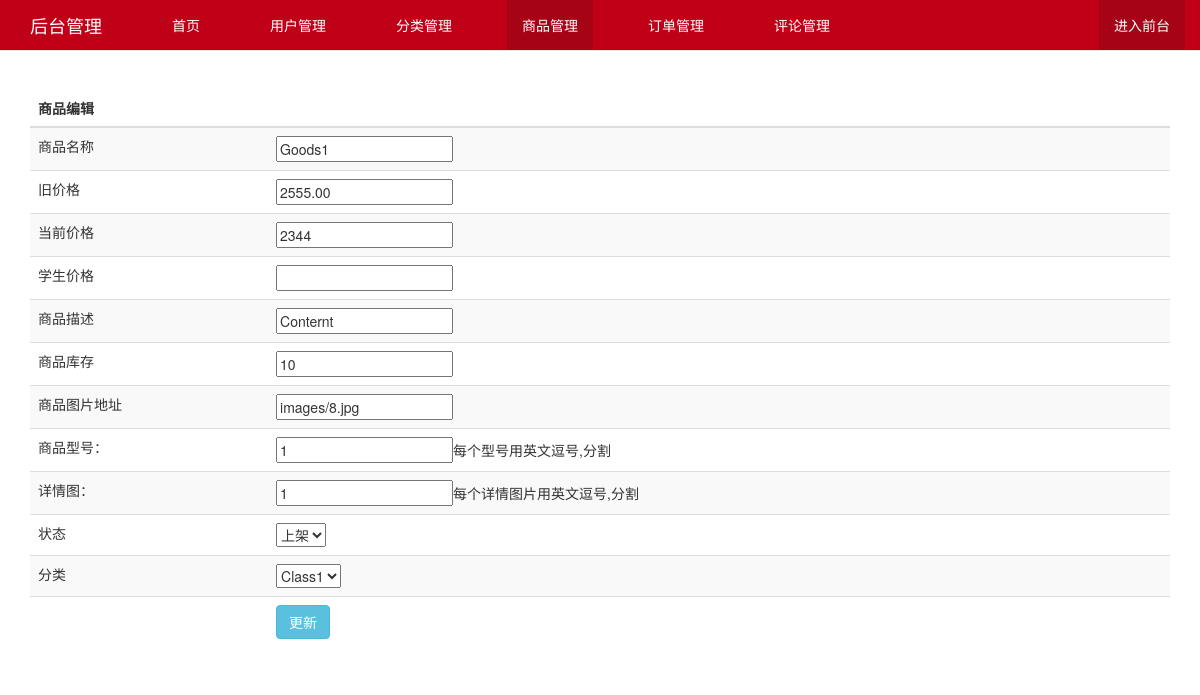
Page /CODE/admin/editgoods.php?gid=29 on the committed database.
### tables this page shows
CREATE TABLE `goods` (
  `id` int(11) NOT NULL AUTO_INCREMENT,
  `goods_name` varchar(255) NOT NULL,
  `price` float NOT NULL,
  `description` text,
  `old_price` float(11,2) DEFAULT '0.00',
  `picture` varchar(255) DEFAULT NULL,
  `status` varchar(255) DEFAULT NULL,
  `cid` int(11) DEFAULT NULL,
  `created` varchar(255) DEFAULT NULL,
  `author` varchar(255) DEFAULT NULL,
  `image` varchar(255) DEFAULT NULL,
  `size` varchar(255) DEFAULT NULL,
  `num` varchar(255) DEFAULT NULL,
  PRIMARY KEY (`id`) USING BTREE
);

### CODE/admin/editgoods.php (the view, shortened to what this page needs)
<?php
include '../conn.php';
$goods_id = $_REQUEST['gid'];
$sql = "select * from goods where id = ".$goods_id;
$sqlg = "SELECT *  FROM class where pid !=0";
$resultg = $conn->query($sqlg);
?>
<!DOCTYPE html>
<html lang="zh">
  <head>
    <link href="./css/bootstrap.min.css" rel="stylesheet">
    <link href="./css/navbar-fixed-top.css" rel="stylesheet">
  </head>
  <body>
    <nav class="navbar navbar-default navbar-fixed-top">
      <div class="container">
        <div class="navbar-header">
          <a class="navbar-brand" href="#">后台管理</a>
        </div>
        <div id="navbar" class="navbar-collapse collapse">
          <ul class="nav navbar-nav">
            <li><a href="main.php">首页</a></li>
            <li><a href="userlist.php">用户管理</a></li>
            <li><a href="classlist.php">分类管理</a></li>
            <li class="active"><a href="goodslist.php">商品管理</a></li>
            <li><a href="orderlist.php">订单管理</a></li>
            <li><a href="comment.php">评论管理</a></li>
          </ul>
          <ul class="nav navbar-nav navbar-right">
            <li class="active"><a href="../index.php">进入前台 <span class="sr-only">(current)</span></a></li>
          </ul>
        </div>
      </div>
    </nav>
    <div class="container">
<br>
        <table class="table table-striped">
        <thead>
          <tr>
            <th colspan="2">商品编辑</th>
          </tr>
        </thead>
        <tbody>
          <form class="" action="doeditgoods.php?gid=<?php echo $goods_id?>" method="post">
          <?php
          $result = $conn->query($sql);
          if ($result->num_rows>0) {
            while ($row=$result->fetch_assoc()) {
        ?>
    <tr>
      <td>商品名称</td>
      <td><input type="text" name="goods_name" value="<?php echo $row['goods_name']?>"></td>
    </tr>
    <tr>
      <td>旧价格</td>
      <td><input type="text" name="old_price" value="<?php echo $row['old_price']?>"></td>
    </tr>
    <tr>
      <td>当前价格</td>
      <td><input type="text" name="price" value="<?php echo $row['price']?>"></td>
    </tr>
    <tr>
        <td>学生价格</td>
        <td><input type="text" name="stuprice" value="<?php echo $row['stuprice']?>"></td>
     </tr>
    <tr>
      <td>商品描述</td>
      <td><input type="text" name="desc" value="<?php echo $row['description']?>"></td>
    </tr>
     <tr>
      <td>商品库存</td>
      <td><input type="text" name="num" value="<?php echo $row['num']?>"></td>
    </tr>
    <tr>
      <td>商品图片地址</td>
      <td><input type="text" name="picture" value="<?php echo $row['picture']?>"></td>
    </tr>
     <tr>
      <td>商品型号：</td>
      <td><input type="text" name="size" value="<?php echo $row['size']?>">每个型号用英文逗号,分割</td>
    </tr>
     <tr>
      <td>详情图：</td>
      <td><input type="text" name="image" value="<?php echo $row['image']?>">每个详情图片用英文逗号,分割</td>
    </tr>
    <tr>
      <td>状态</td>
      <td><select name="status">
        <option value="1">上架</option>
      </select></td>
    </tr>
 <tr>
      <td>分类</td>
      <td><select name="cid">
        <?php
         if ($resultg->num_rows > 0) {
            while($rowg = $resultg->fetch_assoc()) {
              echo "<option value='{$rowg['id']}'>{$rowg['name']}</option>";
            }
          }
        ?>
      </select></td>
    </tr>
    <tr>
      <td></td>
      <td><input type="submit" class="btn btn-info" name="" value="更新"></td>
    </tr>
    <?php
  }
  }else{
  echo "不存在该商品！";
  }
     ?>
  </form>
    </tbody>
  </table>
    </div>
  </body>
</html>

### CODE/admin/css/navbar-fixed-top.css (style rules this page uses)
body { padding-top: 70px; }
.navbar-default { background-color: #bf0017; border-color: #e7e7e7; }
.navbar-default .navbar-brand { color: #fff; }
.navbar-default .navbar-nav>li>a { color: #fff; }
.navbar-default .navbar-nav>.active>a, .navbar-default .navbar-nav>.active>a:focus, .navbar-default .navbar-nav>.active>a:hover { background: #a70317; color: #fff; }

### rows in the picture
goods: goods_name "Goods1", old_price "2555.00", price "2344", desc "Conternt", num "10", picture "images/8.jpg", size "1", image "1"

### other values in the picture
form field cid "Class1"
